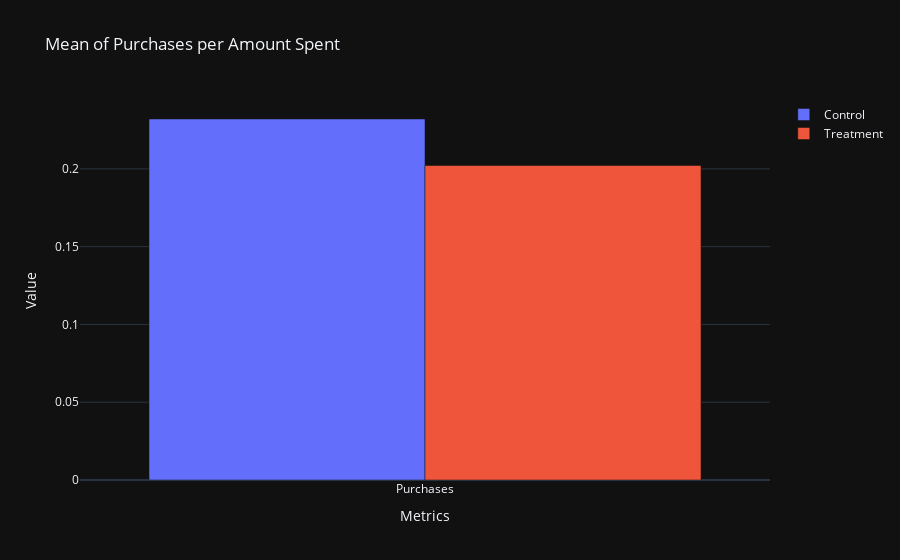

The notebook cell saved with this chart:
### Code cell
# using conclusion dataframe plot individual metrics for purchases

fig = go.Figure()

fig.add_trace(go.Bar(
    x=["Purchases"],
    y=[conclusion.loc["Control", "Purchases per amount spent"]],
    name="Control",
))

fig.add_trace(go.Bar(
    x=["Purchases"],
    y=[conclusion.loc["Treatment", "Purchases per amount spent"]],
    name="Treatment",
))

fig.update_layout(
    title="Mean of Purchases per Amount Spent",
    barmode="group",
    xaxis_title="Metrics",
    yaxis_title="Value"
)

fig.show()

### Figure 1 — Plotly figure (JSON) as saved in the notebook; plotly's stock layout.template omitted (floating-point values rounded to 4 significant figures)
{"data": [{"name": "Control", "type": "bar", "x": ["Purchases"], "y": [0.232]}, {"name": "Treatment", "type": "bar", "x": ["Purchases"], "y": [0.2022]}], "layout": {"barmode": "group", "title": {"text": "Mean of Purchases per Amount Spent"}, "xaxis": {"title": {"text": "Metrics"}}, "yaxis": {"title": {"text": "Value"}}}}
